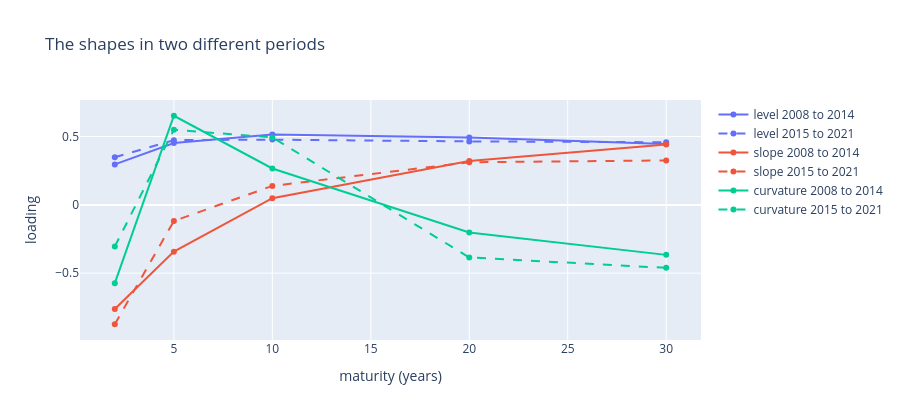

The notebook cell saved with this chart:
### Markdown cell above
The shapes estimated with the first seven years capture 93% of the variance of the following seven, and with
three factors the error stays between 0.6 and 4.4 basis points per week, only slightly above the in-sample error.
The model did not "memorize" its sample: the shapes are a stable property of the curve.

### 4.3 Stability of the shapes

The third test directly compares the loadings estimated in each half.

### Code cell
def formas(datos):
    m = PCA(n_components=3).fit(StandardScaler().fit_transform(datos))
    s = np.sign([m.components_[0].sum(), m.components_[1][-1], m.components_[2][1]])
    return m.components_ * s[:, None]

Wa, Wd = formas(cambios[antes]), formas(cambios[despues])
print("Correlation between the 2008 to 2014 loadings and the 2015 to 2021 loadings:")
for j, n in enumerate(NOMBRES):
    print(f"  {n:10s}: {np.corrcoef(Wa[j], Wd[j])[0, 1]:.3f}")
fig = go.Figure()
for j, n in enumerate(NOMBRES):
    fig.add_scatter(x=ANIOS, y=Wa[j], mode="lines+markers", name=f"{n} 2008 to 2014", line=dict(color=px.colors.qualitative.Plotly[j]))
    fig.add_scatter(x=ANIOS, y=Wd[j], mode="lines+markers", name=f"{n} 2015 to 2021", line=dict(color=px.colors.qualitative.Plotly[j], dash="dash"))
fig.update_layout(title="The shapes in two different periods", xaxis_title="maturity (years)", yaxis_title="loading", height=420)
fig.show()

### Figure 1 — Plotly figure (JSON) as saved in the notebook; plotly's stock layout.template omitted (floating-point values rounded to 4 significant figures)
{"data": [{"line": {"color": "#636EFA"}, "mode": "lines+markers", "name": "level 2008 to 2014", "type": "scatter", "x": [2, 5, 10, 20, 30], "y": [0.2962, 0.4526, 0.5154, 0.4926, 0.4462]}, {"line": {"color": "#636EFA", "dash": "dash"}, "mode": "lines+markers", "name": "level 2015 to 2021", "type": "scatter", "x": [2, 5, 10, 20, 30], "y": [0.3484, 0.4737, 0.4777, 0.4645, 0.4584]}, {"line": {"color": "#EF553B"}, "mode": "lines+markers", "name": "slope 2008 to 2014", "type": "scatter", "x": [2, 5, 10, 20, 30], "y": [-0.7626, -0.3423, 0.04901, 0.3211, 0.4424]}, {"line": {"color": "#EF553B", "dash": "dash"}, "mode": "lines+markers", "name": "slope 2015 to 2021", "type": "scatter", "x": [2, 5, 10, 20, 30], "y": [-0.8739, -0.118, 0.1388, 0.3117, 0.3257]}, {"line": {"color": "#00CC96"}, "mode": "lines+markers", "name": "curvature 2008 to 2014", "type": "scatter", "x": [2, 5, 10, 20, 30], "y": [-0.5731, 0.6524, 0.2665, -0.2023, -0.3659]}, {"line": {"color": "#00CC96", "dash": "dash"}, "mode": "lines+markers", "name": "curvature 2015 to 2021", "type": "scatter", "x": [2, 5, 10, 20, 30], "y": [-0.3049, 0.5497, 0.494, -0.3849, -0.4611]}], "layout": {"height": 420, "title": {"text": "The shapes in two different periods"}, "xaxis": {"title": {"text": "maturity (years)"}}, "yaxis": {"title": {"text": "loading"}}}}
